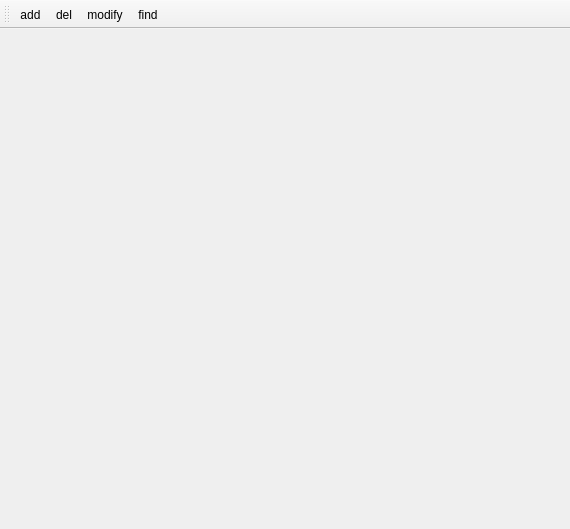
<?xml version="1.0" encoding="UTF-8"?>
<ui version="4.0">
 <class>SessionManager</class>
 <widget class="QMainWindow" name="SessionManager">
  <property name="geometry">
   <rect>
    <x>0</x>
    <y>0</y>
    <width>570</width>
    <height>529</height>
   </rect>
  </property>
  <property name="windowTitle">
   <string>Session Manager</string>
  </property>
  <widget class="QWidget" name="centralwidget"/>
  <widget class="QToolBar" name="toolBar">
   <property name="windowTitle">
    <string>toolBar</string>
   </property>
   <attribute name="toolBarArea">
    <enum>TopToolBarArea</enum>
   </attribute>
   <attribute name="toolBarBreak">
    <bool>false</bool>
   </attribute>
   <addaction name="actionSessionAdd"/>
   <addaction name="actionSessinDelete"/>
   <addaction name="actionSessionModify"/>
   <addaction name="actionSessionfind"/>
  </widget>
  <action name="actionSessionAdd">
   <property name="icon">
    <iconset resource="../resources.qrc">
     <normaloff>:/images/new-session.png</normaloff>:/images/new-session.png</iconset>
   </property>
   <property name="text">
    <string>add</string>
   </property>
   <property name="toolTip">
    <string>add session</string>
   </property>
  </action>
  <action name="actionSessinDelete">
   <property name="icon">
    <iconset resource="../resources.qrc">
     <normaloff>:/images/application-exit.png</normaloff>:/images/application-exit.png</iconset>
   </property>
   <property name="text">
    <string>del</string>
   </property>
   <property name="toolTip">
    <string>del session</string>
   </property>
  </action>
  <action name="actionSessionModify">
   <property name="icon">
    <iconset resource="../resources.qrc">
     <normaloff>:/images/settings.png</normaloff>:/images/settings.png</iconset>
   </property>
   <property name="text">
    <string>modify</string>
   </property>
   <property name="toolTip">
    <string>modify session attr</string>
   </property>
  </action>
  <action name="actionSessionfind">
   <property name="icon">
    <iconset resource="../resources.qrc">
     <normaloff>:/images/find.png</normaloff>:/images/find.png</iconset>
   </property>
   <property name="text">
    <string>find</string>
   </property>
   <property name="toolTip">
    <string>find session</string>
   </property>
  </action>
 </widget>
 <resources>
  <include location="../resources.qrc"/>
 </resources>
 <connections/>
</ui>
